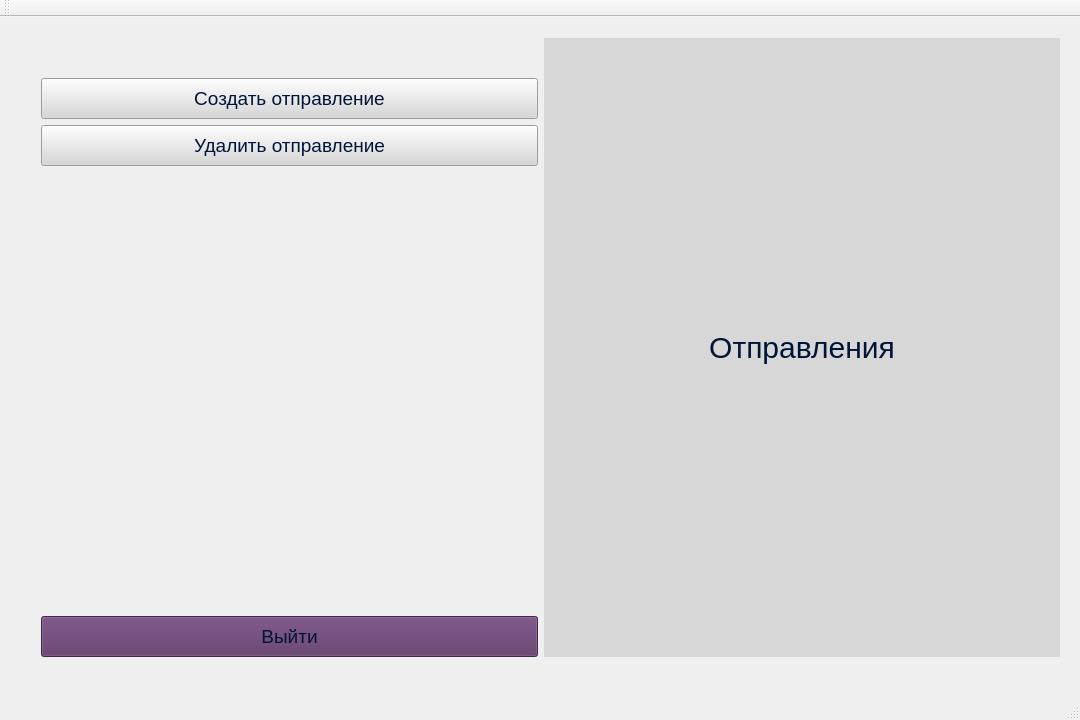
<?xml version="1.0" encoding="UTF-8"?>
<ui version="4.0">
 <class>MainWindow</class>
 <widget class="QMainWindow" name="MainWindow">
  <property name="geometry">
   <rect>
    <x>0</x>
    <y>0</y>
    <width>1080</width>
    <height>720</height>
   </rect>
  </property>
  <property name="windowTitle">
   <string>MainWindow</string>
  </property>
  <property name="styleSheet">
   <string notr="true">.QPushButton
{
	color : rgb(0, 20 , 55);
	background : rgb(215,215,215); 
	padding : 8px;
	font-size : 21;
	margin-left : 20%;
}

.QLabel
{
   color : rgb(0, 20 , 55);
	background : rgb(215,215,215); 
	font-size : 30px;
}

.QTabWidget
{
   color : rgb(0, 20 , 55);
	background : rgb(215,215,215); 
	font-size : 20px;	
}</string>
  </property>
  <widget class="QWidget" name="centralWidget">
   <widget class="QWidget" name="horizontalLayoutWidget">
    <property name="geometry">
     <rect>
      <x>10</x>
      <y>10</y>
      <width>1061</width>
      <height>641</height>
     </rect>
    </property>
    <layout class="QGridLayout" name="gridLayout">
     <item row="0" column="0">
      <layout class="QVBoxLayout" name="verticalLayout_3">
       <property name="sizeConstraint">
        <enum>QLayout::SetMinimumSize</enum>
       </property>
       <item>
        <spacer name="verticalSpacer_2">
         <property name="orientation">
          <enum>Qt::Vertical</enum>
         </property>
         <property name="sizeType">
          <enum>QSizePolicy::Fixed</enum>
         </property>
         <property name="sizeHint" stdset="0">
          <size>
           <width>20</width>
           <height>40</height>
          </size>
         </property>
        </spacer>
       </item>
       <item>
        <widget class="QPushButton" name="createButton">
         <property name="maximumSize">
          <size>
           <width>16777215</width>
           <height>16777215</height>
          </size>
         </property>
         <property name="font">
          <font>
           <pointsize>14</pointsize>
          </font>
         </property>
         <property name="text">
          <string>Создать отправление</string>
         </property>
        </widget>
       </item>
       <item>
        <widget class="QPushButton" name="dropButton">
         <property name="maximumSize">
          <size>
           <width>16777215</width>
           <height>16777215</height>
          </size>
         </property>
         <property name="font">
          <font>
           <pointsize>14</pointsize>
          </font>
         </property>
         <property name="text">
          <string>Удалить отправление</string>
         </property>
        </widget>
       </item>
       <item>
        <layout class="QVBoxLayout" name="verticalLayout_4">
         <property name="sizeConstraint">
          <enum>QLayout::SetFixedSize</enum>
         </property>
         <item>
          <spacer name="verticalSpacer">
           <property name="orientation">
            <enum>Qt::Vertical</enum>
           </property>
           <property name="sizeHint" stdset="0">
            <size>
             <width>20</width>
             <height>40</height>
            </size>
           </property>
          </spacer>
         </item>
         <item>
          <widget class="QPushButton" name="exitAkkButton">
           <property name="font">
            <font>
             <pointsize>14</pointsize>
            </font>
           </property>
           <property name="styleSheet">
            <string notr="true">background : rgb(92, 53, 102)</string>
           </property>
           <property name="text">
            <string>Выйти</string>
           </property>
          </widget>
         </item>
        </layout>
       </item>
      </layout>
     </item>
     <item row="0" column="1">
      <layout class="QVBoxLayout" name="verticalLayout">
       <item>
        <widget class="QLabel" name="label">
         <property name="text">
          <string>Отправления</string>
         </property>
         <property name="textFormat">
          <enum>Qt::PlainText</enum>
         </property>
         <property name="alignment">
          <set>Qt::AlignCenter</set>
         </property>
        </widget>
       </item>
      </layout>
     </item>
    </layout>
   </widget>
  </widget>
  <widget class="QMenuBar" name="menuBar">
   <property name="geometry">
    <rect>
     <x>0</x>
     <y>0</y>
     <width>1080</width>
     <height>22</height>
    </rect>
   </property>
  </widget>
  <widget class="QToolBar" name="mainToolBar">
   <attribute name="toolBarArea">
    <enum>TopToolBarArea</enum>
   </attribute>
   <attribute name="toolBarBreak">
    <bool>false</bool>
   </attribute>
  </widget>
  <widget class="QStatusBar" name="statusBar"/>
 </widget>
 <layoutdefault spacing="6" margin="11"/>
 <resources/>
 <connections/>
</ui>
